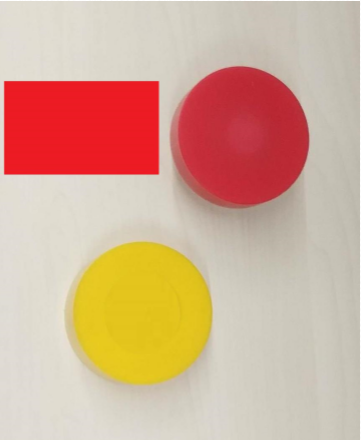
%> input picture 计算机视觉-刘二腾/21951085+吴琦辉+第四次实验/源程序/hw4.jpg, 361 x 440 px
$ octave '识别红色零件.m'   (GNU Octave 9; MATLAB toolbox functions it lacks are replaced by stand-ins)
%> lines starting %> are read from the running program, lines starting %| are printed output that depends on the picture; in (x1, y1, x2, y2) boxes, pixels count from 0 and x2, y2 are one past the last pixel; in counts of white or black regions, pixels touching at a corner belong together; the program's own positions count from 1
clear;
rgb=imread('hw4.jpg');
%> rgb is the input picture: size 440x361x3 uint8; mean R, G, B 211.9, 172.5, 149.5
figure(1)
imshow(rgb);
for i=1:440
    for j=1:361
        if(((rgb(i,j,1)>200&rgb(i,j,2)>150&rgb(i,j,3)<50)||(rgb(i,j,1)>150&rgb(i,j,2)<100&rgb(i,j,3)<100))==0)
            rgb(i,j,1)=255;
            rgb(i,j,2)=255;
            rgb(i,j,3)=255;
        end
    end
end
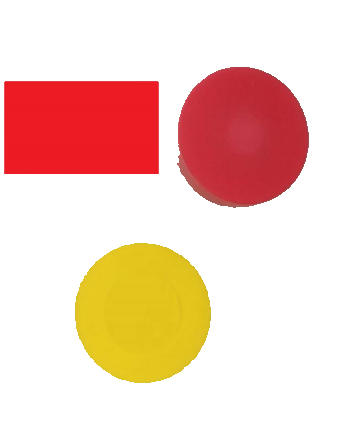
%> rgb: size 440x361x3 uint8; mean R, G, B 244.6, 209.7, 195.8
figure(2)
imshow(rgb);


RGB = rgb
figure,
imshow(RGB),
title('Original Image');

% Step 2: 转化为灰度图像
GRAY = rgb2gray(RGB);
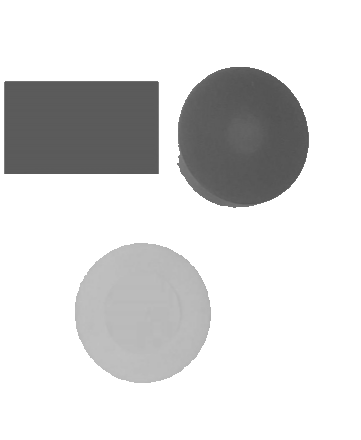
%> GRAY: size 440x361 uint8; min 82, max 255, mean 218.5
figure,
imshow(GRAY),
title('Gray Image');

% Step 3: 图像二值化，以便为边界跟踪做准备

BW = im2bw(GRAY,0.8);
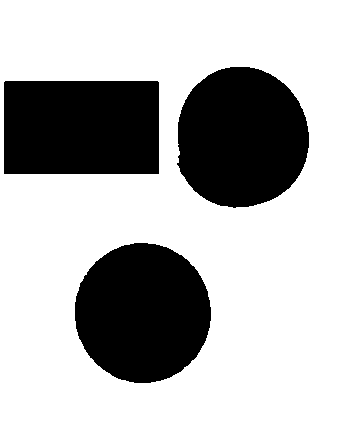
%> BW: size 440x361 logical; 72.2% white; 3 black regions, box (x1, y1, x2, y2) and area: (75, 243, 211, 383) 14934, (177, 67, 309, 208) 14782, (4, 81, 159, 174) 14413
figure,
imshow(BW),
title('Binary Image');

% Step 4: 二值图像反色
BW = ~ BW;
figure,
imshow(BW);

[B,L] = bwboundaries(BW,'noholes');
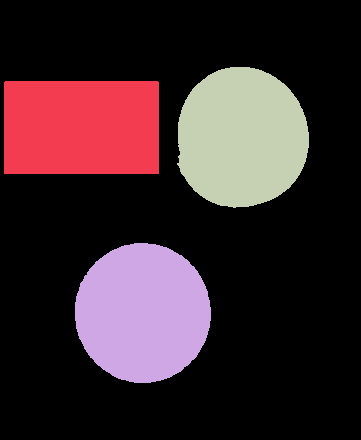
%> L: size 440x361 double; 4 distinct labels, from 0 to 3; one colour per label, 0 black
%> B = 3 boundaries; box (x1, y1, x2, y2) and points: (4, 81, 159, 174) 491, (75, 243, 211, 383) 395, (177, 67, 309, 208) 393
title('Inverted Binary Image');

imshow(label2rgb(L,@jet,[.5 .5 .5]))
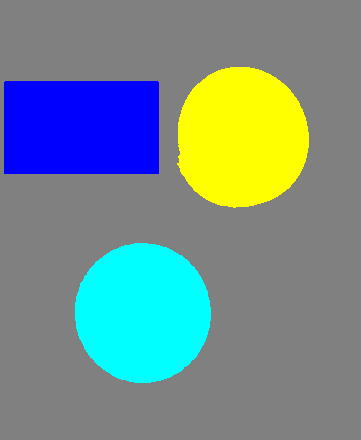
%> displayed picture: size 440x361x3, on the screen's scale of 0 to 255; mean R, G, B 116.2, 140.1, 139.6
hold on
for k = 1:length(B)
  boundary = B{k};
  plot(boundary(:,2),boundary(:,1),'w','LineWidth',2)
end
%> this loop made 3 passes


stats = regionprops(L,'Area','Centroid');
%> stats = 3 regions; Area and Centroid: 14934 [143.3 313.5], 14782 [242.4 138.3], 14413 [82 128]

threshold = 0.94;

for k = 1:length(B)
  boundary = B{k};
  delta_sq = diff(boundary).^2;
  perimeter = sum(sqrt(sum(delta_sq,2)));
  area = stats(k).Area;
  metric = 4*pi*area/perimeter^2;
  metric_string = sprintf('%2.2f',metric);
  if metric > threshold
    centroid = stats(k).Centroid;
    plot(centroid(1),centroid(2),'ko');
  end
  text(boundary(1,2)-35,boundary(1,1)+13,metric_string,'Color','y',...
       'FontSize',14,'FontWeight','bold')
end
%> this loop made 3 passes
%> (perimeter, area, metric, metric_string) on passes 1 to 3: (490.8, 14413, 0.752, '0.75'), (457.8, 14934, 0.895, '0.90'), (457.4, 14782, 0.888, '0.89')
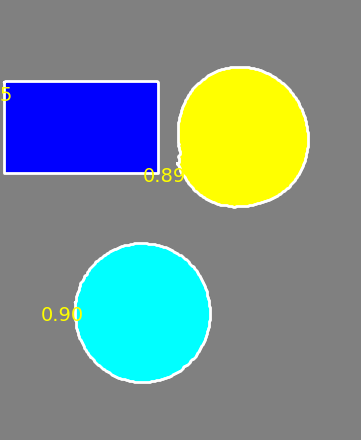
%> figure redrawn from the program's plot data
